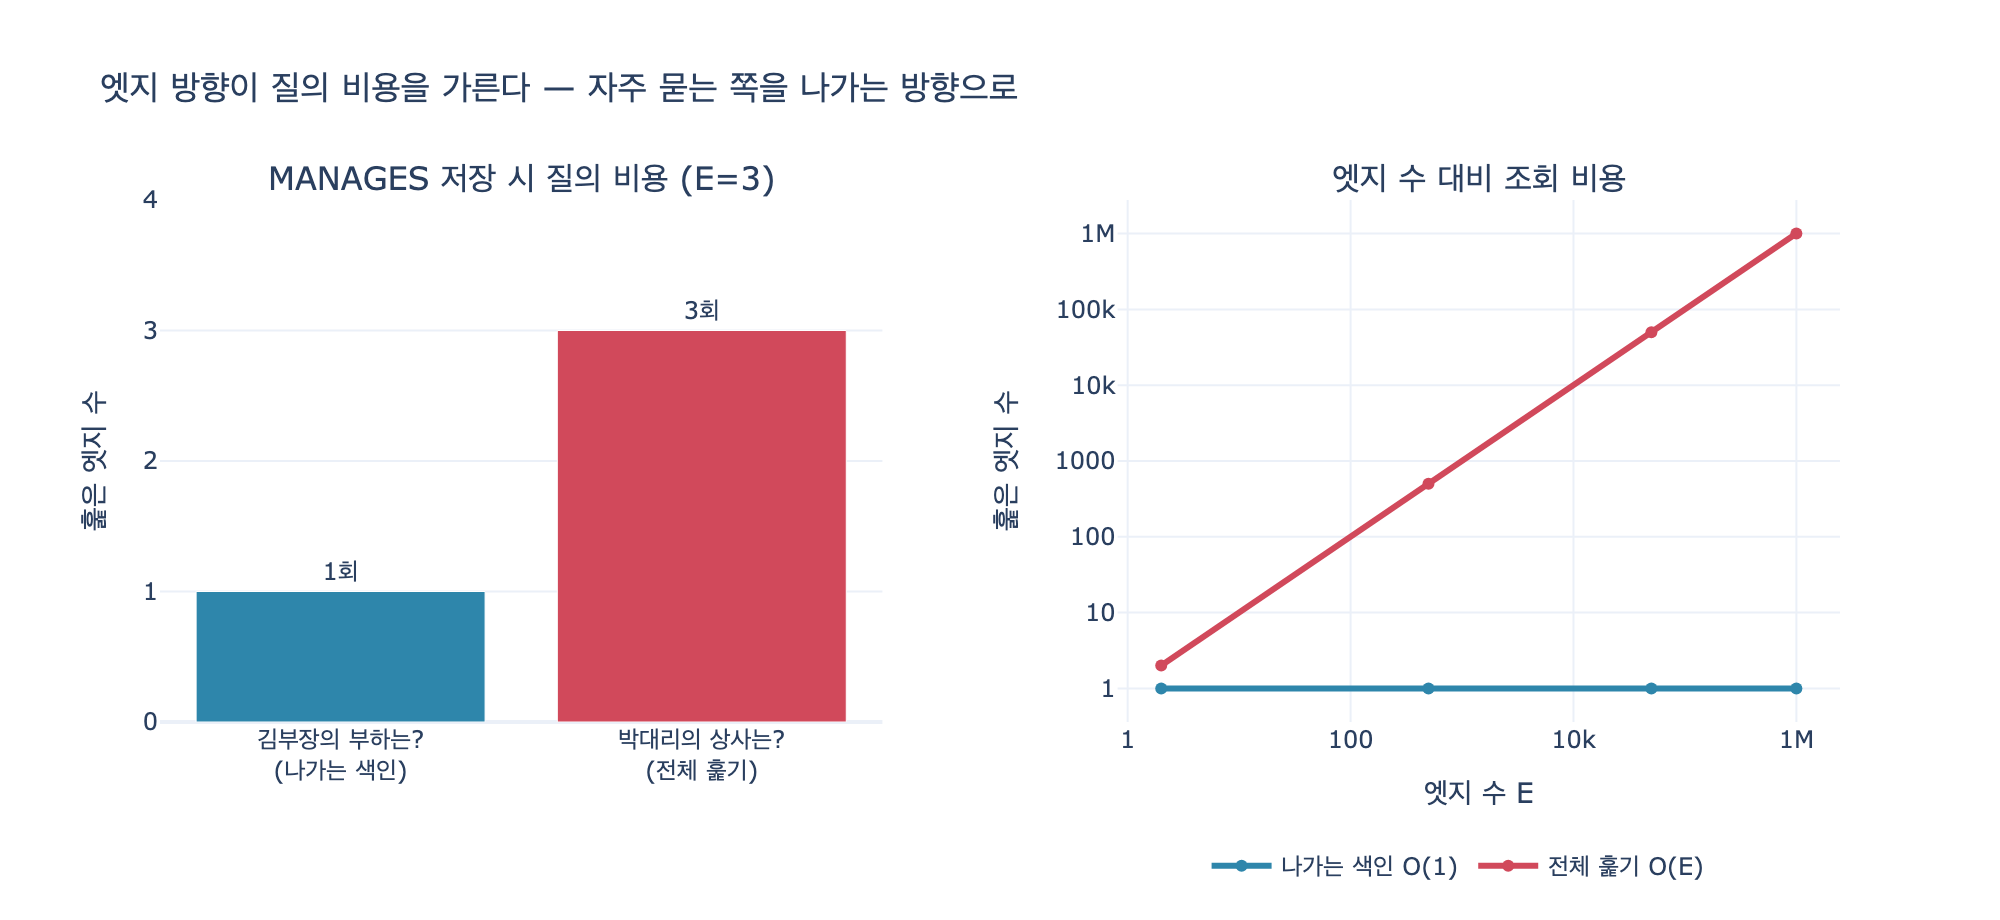

Generate this figure with Python:
# 필요 패키지: plotly, kaleido (시각화 셀에서만 사용. 그 외 셀은 표준 라이브러리만)
# %% [markdown]
# # 엣지 방향과 질의 비용
#
# 같은 조직도를 두 방향으로 저장하고, 두 질문의 비용을 실제로 세어 본다.
#
# - `MANAGES` : 관리자 → 부하
# - `REPORTS_TO` : 부하 → 관리자
#
# 정보량은 완전히 같다(한쪽을 뒤집으면 다른 쪽). 그런데 비용은 다르다.

# %%
from collections import defaultdict


def _show(fig):
    try:
        from IPython import get_ipython

        if get_ipython() is not None:  # VSCode 셀/Jupyter에서만 렌더링
            fig.show()
    except ImportError:
        pass


MANAGES = [("김부장", "박대리"), ("김부장", "이주임"), ("최이사", "김부장")]
REPORTS_TO = [(b, a) for a, b in MANAGES]

print("MANAGES   ", MANAGES)
print("REPORTS_TO", REPORTS_TO)
print("두 목록의 엣지 수:", len(MANAGES), len(REPORTS_TO))
# 출력: MANAGES    [('김부장', '박대리'), ('김부장', '이주임'), ('최이사', '김부장')]
# 출력: REPORTS_TO [('박대리', '김부장'), ('이주임', '김부장'), ('김부장', '최이사')]
# 출력: 두 목록의 엣지 수: 3 3

# %% [markdown]
# ## 1단계 — 나가는 엣지 색인 (인접 리스트)
#
# 저장 엔진은 「출발 노드 → 도착 노드 목록」 형태의 색인을 만든다.
# **키는 출발 노드뿐이다.** 도착 노드는 값 안에 숨어 있다.

# %%
def out_index(edges):
    idx = defaultdict(list)
    for a, b in edges:
        idx[a].append(b)  # 출발 노드를 키로
    return dict(idx)


print("MANAGES 색인   :", out_index(MANAGES))
print("REPORTS_TO 색인:", out_index(REPORTS_TO))
# 출력: MANAGES 색인   : {'김부장': ['박대리', '이주임'], '최이사': ['김부장']}
# 출력: REPORTS_TO 색인: {'박대리': ['김부장'], '이주임': ['김부장'], '김부장': ['최이사']}

# %% [markdown]
# `MANAGES` 색인의 키는 `김부장`, `최이사`뿐이다.
# `박대리`는 키에 없다. 값 목록 안에만 있다. 여기서 비대칭이 생긴다.

# %% [markdown]
# ## 2단계 — 두 방식의 조회 비용을 센다
#
# - **나가는 색인 조회**: 키 하나를 찾는다. 비용 $1$ (해시 조회, $O(1)$)
# - **전체 훑기**: 엣지를 전부 순회하며 도착점을 비교한다. 비용 $E$ ($O(E)$)

# %%
def lookup_outgoing(idx, name):
    """나가는 색인으로 1회 조회."""
    return idx.get(name, []), 1


def scan_incoming(edges, name):
    """들어오는 엣지를 찾으려면 전체를 훑는다."""
    scanned = 0
    found = []
    for a, b in edges:
        scanned += 1
        if b == name:
            found.append(a)
    return found, scanned


def ask(edges, label, name, want):
    """want='부하' 또는 '상사'. 저장 방향과 일치하면 색인, 아니면 전체 훑기."""
    idx = out_index(edges)
    aligned = (label == "MANAGES" and want == "부하") or (label == "REPORTS_TO" and want == "상사")
    if aligned:
        return lookup_outgoing(idx, name) + ("나가는 색인",)
    return scan_incoming(edges, name) + ("전체 훑기",)


for label, edges in (("MANAGES", MANAGES), ("REPORTS_TO", REPORTS_TO)):
    subs, c_sub, how_sub = ask(edges, label, "김부장", "부하")
    boss, c_boss, how_boss = ask(edges, label, "박대리", "상사")
    print(f"[{label}]")
    print(f"  김부장의 부하 → {subs}  비용 {c_sub}  ({how_sub})")
    print(f"  박대리의 상사 → {boss}  비용 {c_boss}  ({how_boss})")
# 출력: [MANAGES]
# 출력:   김부장의 부하 → ['박대리', '이주임']  비용 1  (나가는 색인)
# 출력:   박대리의 상사 → ['김부장']  비용 3  (전체 훑기)
# 출력: [REPORTS_TO]
# 출력:   김부장의 부하 → ['박대리', '이주임']  비용 3  (전체 훑기)
# 출력:   박대리의 상사 → ['김부장']  비용 1  (나가는 색인)

# %% [markdown]
# 카드의 답이 그대로 나왔다.
#
# `MANAGES`로 저장하면
# - 「김부장의 부하는?」 → 나가는 엣지 색인으로 **1회 조회**
# - 「박대리의 상사는?」 → **전체 엣지를 훑기** (여기서는 3)
#
# 두 방향 중 어느 쪽도 「양쪽 다 싸게」 만들지 못한다. 비용이 뒤집힐 뿐이다.
#
# $$\text{나가는 방향} = O(1), \qquad \text{역방향} = O(E)$$

# %% [markdown]
# ## 3단계 — 규모를 키우면
#
# 엣지 3개짜리 장난감에서는 1 대 3이라 차이가 안 느껴진다.
# 조직도를 복제해 엣지를 늘려 보자. 나가는 색인은 그대로 1이고,
# 역방향만 $E$에 비례해 커진다.

# %%
def make_org(n_managers, span):
    """관리자 n명이 각각 span명을 관리하는 조직도."""
    return [(f"M{m}", f"E{m}_{i}") for m in range(n_managers) for i in range(span)]


rows = []
for n_managers, span in ((1, 2), (100, 5), (10_000, 5), (200_000, 5)):
    edges = make_org(n_managers, span)
    _, c_sub = lookup_outgoing(out_index(edges), "M0")
    _, c_boss = scan_incoming(edges, "E0_0")
    rows.append((len(edges), c_sub, c_boss))

print(f"{'엣지 수 E':>12} {'부하 질의(색인)':>16} {'상사 질의(훑기)':>16}")
for e, cs, cb in rows:
    print(f"{e:>12,} {cs:>16} {cb:>16,}")
# 출력:      엣지 수 E    부하 질의(색인)    상사 질의(훑기)
# 출력:            2                1                2
# 출력:          500                1              500
# 출력:       50,000                1           50,000
# 출력:    1,000,000                1        1,000,000

# %% [markdown]
# 엣지 100만 개에서 역방향 질의는 100만 번 훑는다. **결과가 1건이어도** 그렇다.
# 나가는 방향 질의는 계속 1이다.

# %% [markdown]
# ## 4단계 — 엔진이 역방향 색인을 만들어 주면 차이가 사라진다
#
# 비용 차이는 역방향 색인이 없을 때만 성립한다.
# Neo4j처럼 노드마다 나가는/들어오는 엣지를 함께 들고 있으면 양방향이 대칭이다.
# 대신 쓰기 비용과 저장 공간이 두 배로 든다.

# %%
def both_index(edges):
    out, inc = defaultdict(list), defaultdict(list)
    for a, b in edges:
        out[a].append(b)
        inc[b].append(a)
    return dict(out), dict(inc)


out_idx, in_idx = both_index(MANAGES)
print("나가는 색인:", out_idx)
print("들어오는 색인:", in_idx)
print("김부장의 부하 → ", out_idx.get("김부장", []), " 비용 1")
print("박대리의 상사 → ", in_idx.get("박대리", []), " 비용 1")
print("저장 항목 수: 단방향", len(MANAGES), "→ 양방향", len(MANAGES) * 2)
# 출력: 나가는 색인: {'김부장': ['박대리', '이주임'], '최이사': ['김부장']}
# 출력: 들어오는 색인: {'박대리': ['김부장'], '이주임': ['김부장'], '김부장': ['최이사']}
# 출력: 김부장의 부하 →  ['박대리', '이주임']  비용 1
# 출력: 박대리의 상사 →  ['김부장']  비용 1
# 출력: 저장 항목 수: 단방향 3 → 양방향 6

# %% [markdown]
# ## 시각화
#
# 왼쪽: `MANAGES` 저장 시 두 질문의 비용 (로그 축).
# 오른쪽: 엣지 수가 늘 때 색인 조회는 평평하고 전체 훑기는 선형으로 오른다.

# %%
import plotly.graph_objects as go
from plotly.subplots import make_subplots

fig = make_subplots(
    rows=1,
    cols=2,
    subplot_titles=("MANAGES 저장 시 질의 비용 (E=3)", "엣지 수 대비 조회 비용"),
    horizontal_spacing=0.14,
)

# 왼쪽: 두 질문 비교
q_labels = ["김부장의 부하는?<br>(나가는 색인)", "박대리의 상사는?<br>(전체 훑기)"]
q_costs = [1, len(MANAGES)]
fig.add_trace(
    go.Bar(
        x=q_labels,
        y=q_costs,
        text=[f"{c}회" for c in q_costs],
        textposition="outside",
        marker_color=["#2E86AB", "#D1495B"],
        showlegend=False,
    ),
    row=1,
    col=1,
)

# 오른쪽: 규모 확장
e_vals = [e for e, _, _ in rows]
fig.add_trace(
    go.Scatter(
        x=e_vals,
        y=[cs for _, cs, _ in rows],
        mode="lines+markers",
        name="나가는 색인 O(1)",
        line=dict(color="#2E86AB", width=3),
    ),
    row=1,
    col=2,
)
fig.add_trace(
    go.Scatter(
        x=e_vals,
        y=[cb for _, _, cb in rows],
        mode="lines+markers",
        name="전체 훑기 O(E)",
        line=dict(color="#D1495B", width=3),
    ),
    row=1,
    col=2,
)

fig.update_yaxes(title_text="훑은 엣지 수", range=[0, 4], dtick=1, row=1, col=1)
fig.update_xaxes(title_text="엣지 수 E", type="log", row=1, col=2)
fig.update_yaxes(title_text="훑은 엣지 수", type="log", row=1, col=2)
fig.update_layout(
    title_text="엣지 방향이 질의 비용을 가른다 — 자주 묻는 쪽을 나가는 방향으로",
    template="plotly_white",
    width=1000,
    height=460,
    legend=dict(orientation="h", y=-0.22, x=0.62),
)

_show(fig)

import os

_png = os.path.join(os.path.dirname(os.path.abspath(__file__)), "expy.png")
fig.write_image(_png, scale=2)
print("저장:", _png)
# 출력: 저장: .../expy.png

# %% [markdown]
# ## 결론
#
# | 저장 방향 | 김부장의 부하는? | 박대리의 상사는? |
# |---|---|---|
# | `MANAGES` | **1** (나가는 색인) | $E$ (전체 훑기) |
# | `REPORTS_TO` | $E$ (전체 훑기) | **1** (나가는 색인) |
#
# 방향을 정하는 기준 두 가지.
#
# 1. 자주 묻는 질문을 **나가는** 방향으로.
# 2. 카디널리티가 **1 쪽**에서 **N 쪽**으로. (부하는 여럿, 상사는 하나)
#
# 둘이 충돌하면 1번을 따른다. **성능은 질의가 정한다.**
